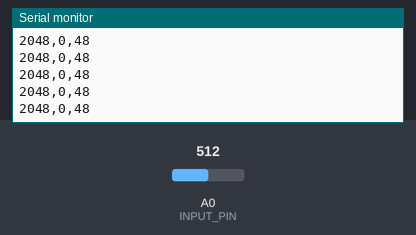
A sketch run on a simulated Arduino Uno, built with avr-gcc and run on an emulated ATmega328P. On the bench: the last lines printed to the serial monitor. Inputs (shaded band) come from the test bench; at power-on: A0 (INPUT_PIN) = 512.

Above: at 1.2 s.
1.3 s: A0 (INPUT_PIN) set to 716
At 1.38 s:
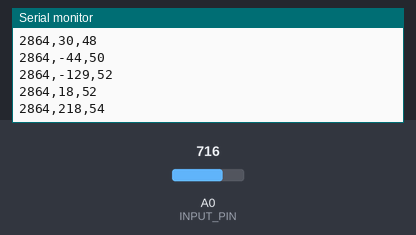
2.8 s: A0 (INPUT_PIN) set to 900
At 2.88 s:
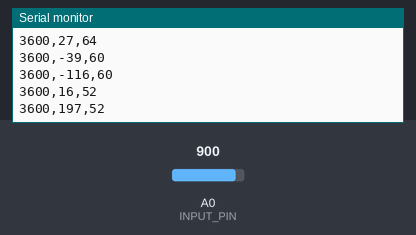
Timing chart, 0 to 5.8 s (numbered marks = the images above; inputs shaded):
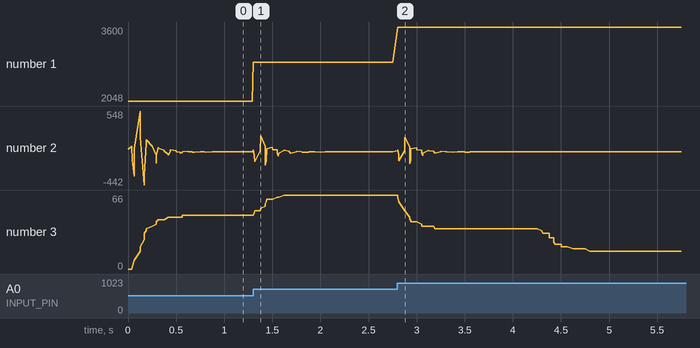

Measured:
- after the input at 1.3 s, the serial monitor: prints a new line at once (image 1)
- plotted number 1: 2048 → 2864 after the input at 1.3 s
- plotted number 3: 48 → 66 after the input at 1.3 s

The sketch:

EnvolventeEMG.ino
```cpp
// Código para capturar señales EMG. Tomado del proyecto de BioAmp EXG Pill y
// modificado para funcionar con varios canales del Gravity Analog EMG Sensor de
// OyMotion

// EMG Envelop - BioAmp EXG Pill
// https://github.com/upsidedownlabs/BioAmp-EXG-Pill

// Upside Down Labs invests time and resources providing this open source code,
// please support Upside Down Labs and open-source hardware by purchasing
// products from Upside Down Labs!

// Copyright (c) 2021 Upside Down Labs - contact@upsidedownlabs.tech

// Permission is hereby granted, free of charge, to any person obtaining a copy
// of this software and associated documentation files (the "Software"), to deal
// in the Software without restriction, including without limitation the rights
// to use, copy, modify, merge, publish, distribute, sublicense, and/or sell
// copies of the Software, and to permit persons to whom the Software is
// furnished to do so, subject to the following conditions:

// The above copyright notice and this permission notice shall be included in all
// copies or substantial portions of the Software.

// THE SOFTWARE IS PROVIDED "AS IS", WITHOUT WARRANTY OF ANY KIND, EXPRESS OR
// IMPLIED, INCLUDING BUT NOT LIMITED TO THE WARRANTIES OF MERCHANTABILITY,
// FITNESS FOR A PARTICULAR PURPOSE AND NONINFRINGEMENT. IN NO EVENT SHALL THE
// AUTHORS OR COPYRIGHT HOLDERS BE LIABLE FOR ANY CLAIM, DAMAGES OR OTHER
// LIABILITY, WHETHER IN AN ACTION OF CONTRACT, TORT OR OTHERWISE, ARISING FROM,
// OUT OF OR IN CONNECTION WITH THE SOFTWARE OR THE USE OR OTHER DEALINGS IN THE
// SOFTWARE.

#define SAMPLE_RATE 500
#define BAUD_RATE 115200
#define INPUT_PIN A0
#define BUFFER_SIZE 128

int circular_buffer[BUFFER_SIZE];
int data_index, sum;

void setup() {
	// Serial connection begin
	Serial.begin(BAUD_RATE);
}

void loop() {
	// Calculate elapsed time
	static unsigned long past = 0;
	unsigned long present = micros();
	unsigned long interval = present - past;
	past = present;

	// Run timer
	static long timer = 0;
	timer -= interval;

	// Sample and get envelop
	if(timer < 0) {
		timer += 1000000 / SAMPLE_RATE;
		int sensor_value = analogRead(INPUT_PIN)*(5000/1023); // en MV
		int signal = EMGFilter(sensor_value);
		int envelop = getEnvelop(abs(signal));
    Serial.print(sensor_value);
		Serial.print(",");
		Serial.print(signal);
		Serial.print(",");
		Serial.println(envelop);
	}
}

// Envelop detection algorithm
int getEnvelop(int abs_emg){
	sum -= circular_buffer[data_index];
	sum += abs_emg;
	circular_buffer[data_index] = abs_emg;
	data_index = (data_index + 1) % BUFFER_SIZE;
	return (sum/BUFFER_SIZE) * 2;
}

// Band-Pass Butterworth IIR digital filter, generated using filter_gen.py.
// Sampling rate: 500.0 Hz, frequency: [74.5, 149.5] Hz.
// Filter is order 4, implemented as second-order sections (biquads).
// Reference:
// https://docs.scipy.org/doc/scipy/reference/generated/scipy.signal.butter.html
// https://courses.ideate.cmu.edu/16-223/f2020/Arduino/FilterDemos/filter_gen.py
float EMGFilter(float input)
{
  float output = input;
  {
    static float z1, z2; // filter section state
    float x = output - 0.05159732*z1 - 0.36347401*z2;
    output = 0.01856301*x + 0.03712602*z1 + 0.01856301*z2;
    z2 = z1;
    z1 = x;
  }
  {
    static float z1, z2; // filter section state
    float x = output - -0.53945795*z1 - 0.39764934*z2;
    output = 1.00000000*x + -2.00000000*z1 + 1.00000000*z2;
    z2 = z1;
    z1 = x;
  }
  {
    static float z1, z2; // filter section state
    float x = output - 0.47319594*z1 - 0.70744137*z2;
    output = 1.00000000*x + 2.00000000*z1 + 1.00000000*z2;
    z2 = z1;
    z1 = x;
  }
  {
    static float z1, z2; // filter section state
    float x = output - -1.00211112*z1 - 0.74520226*z2;
    output = 1.00000000*x + -2.00000000*z1 + 1.00000000*z2;
    z2 = z1;
    z1 = x;
  }
  return output;
}
```
